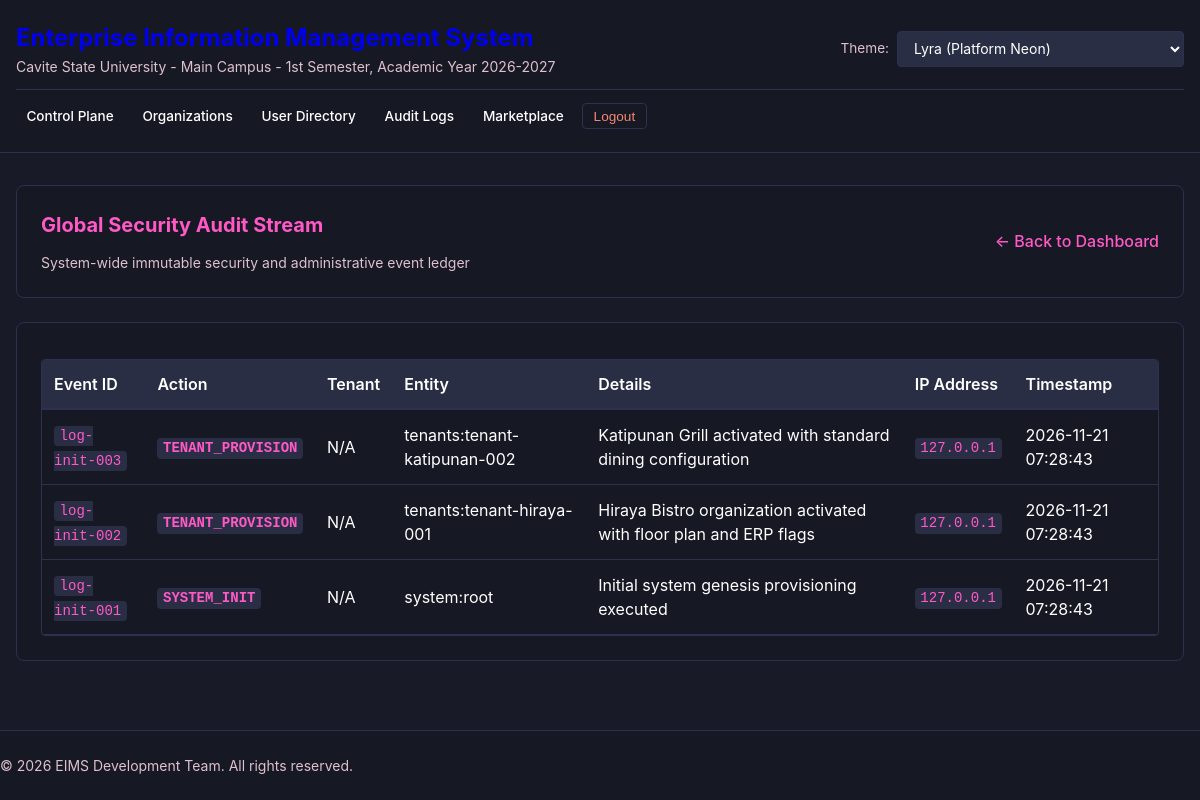
The app's page /superadmin/audit-logs (signed in) with its own data.
### tables this page shows
CREATE TABLE IF NOT EXISTS audit_logs (
    id VARCHAR(36) PRIMARY KEY,
    tenant_id VARCHAR(36) NOT NULL,
    user_id VARCHAR(36),
    action VARCHAR(128) NOT NULL,
    entity VARCHAR(64) NOT NULL,
    entity_id VARCHAR(36),
    details TEXT,
    ip_address VARCHAR(45),
    created_at TIMESTAMP DEFAULT CURRENT_TIMESTAMP,
    FOREIGN KEY (tenant_id) REFERENCES tenants(id) ON DELETE CASCADE,
    FOREIGN KEY (user_id) REFERENCES users(id) ON DELETE SET NULL
);

### app/Views/superadmin/audit_logs.php (the view, shortened to what the rows shown need)
<?php
require_once __DIR__ . '/../layouts/header.php';
?>
<section class="card">
    <div class="header-actions">
        <div>
            <h2>Global Security Audit Stream</h2>
        </div>
    </div>
</section>
<section class="card">
    <div class="table-wrapper">
        <table class="data-table">
            <thead>
                <tr>
                    <th>Event ID</th>
                    <th>Action</th>
                    <th>Tenant</th>
                    <th>Entity</th>
                    <th>Details</th>
                    <th>IP Address</th>
                    <th>Timestamp</th>
                </tr>
            </thead>
            <tbody>
                <?php foreach (($logs ?? []) as $log): ?>
                    <tr>
                        <td><code><?= htmlspecialchars($log['id'], ENT_QUOTES, 'UTF-8') ?></code></td>
                        <td><code class="code-action"><?= htmlspecialchars($log['action'], ENT_QUOTES, 'UTF-8') ?></code></td>
                        <td><?= htmlspecialchars($log['tenant_name'] ?? 'N/A', ENT_QUOTES, 'UTF-8') ?></td>
                        <td><?= htmlspecialchars($log['entity'] . ':' . ($log['entity_id'] ?? ''), ENT_QUOTES, 'UTF-8') ?></td>
                        <td><?= htmlspecialchars($log['details'] ?? '', ENT_QUOTES, 'UTF-8') ?></td>
                        <td><code><?= htmlspecialchars($log['ip_address'] ?? '127.0.0.1', ENT_QUOTES, 'UTF-8') ?></code></td>
                        <td><?= htmlspecialchars($log['created_at'], ENT_QUOTES, 'UTF-8') ?></td>
                    </tr>
                <?php endforeach; ?>
            </tbody>
        </table>
    </div>
</section>
<?php
require_once __DIR__ . '/../layouts/footer.php';
?>

### records on screen
audit_logs: id "log-init-003", action "TENANT_PROVISION", tenant_name "N/A", entity+entity "tenants:tenant-katipunan-002", details "Katipunan Grill activated with standard dining configuration", ip_address "127.0.0.1", created_at "2026-11-21 07:28:43"
audit_logs: id "log-init-002", action "TENANT_PROVISION", tenant_name "N/A", entity+entity "tenants:tenant-hiraya-001", details "Hiraya Bistro organization activated with floor plan and ERP flags", ip_address "127.0.0.1", created_at "2026-11-21 07:28:43"
audit_logs: id "log-init-001", action "SYSTEM_INIT", tenant_name "N/A", entity+entity "system:root", details "Initial system genesis provisioning executed", ip_address "127.0.0.1", created_at "2026-11-21 07:28:43"
